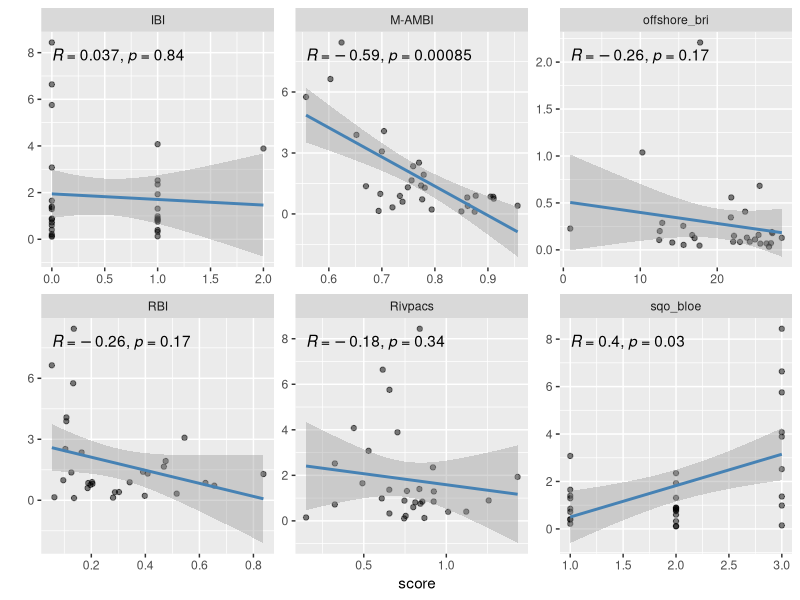
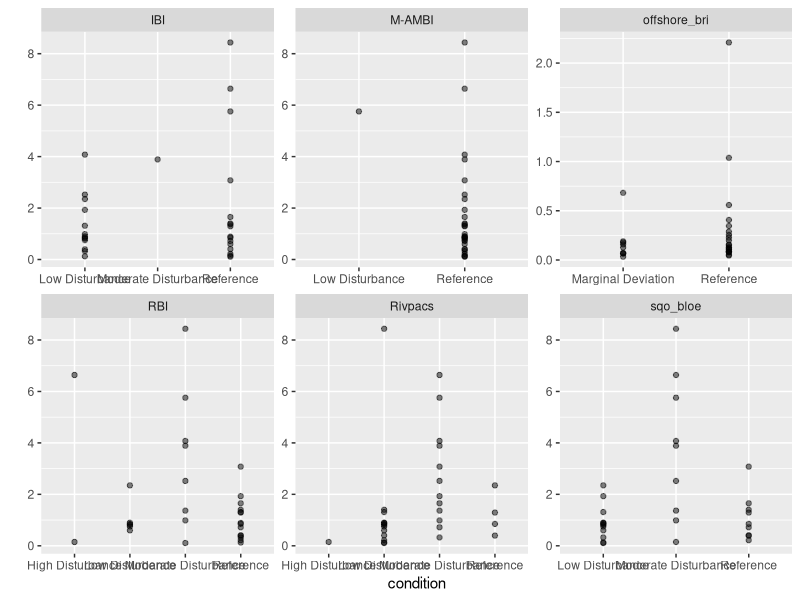
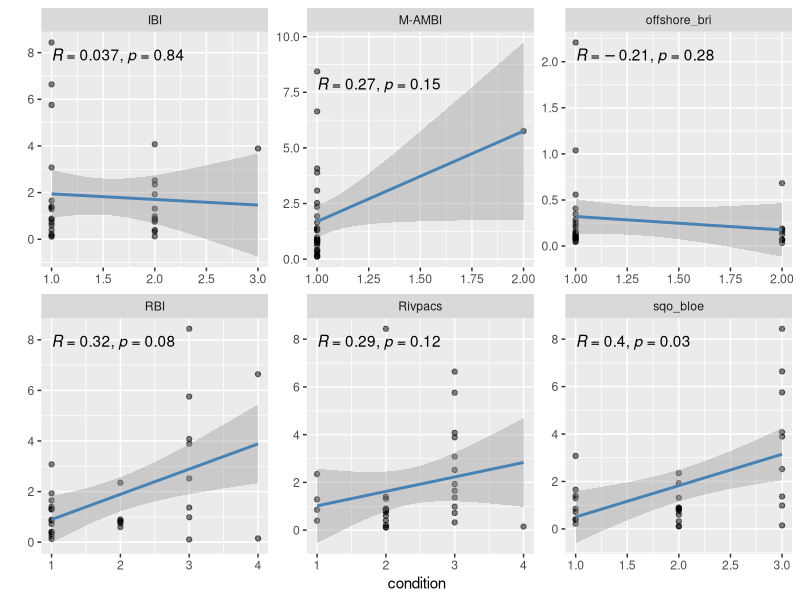
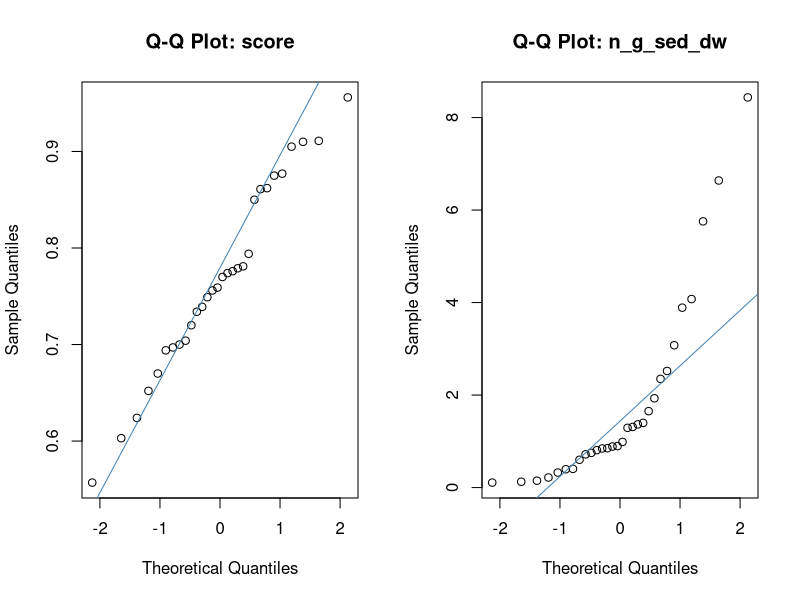
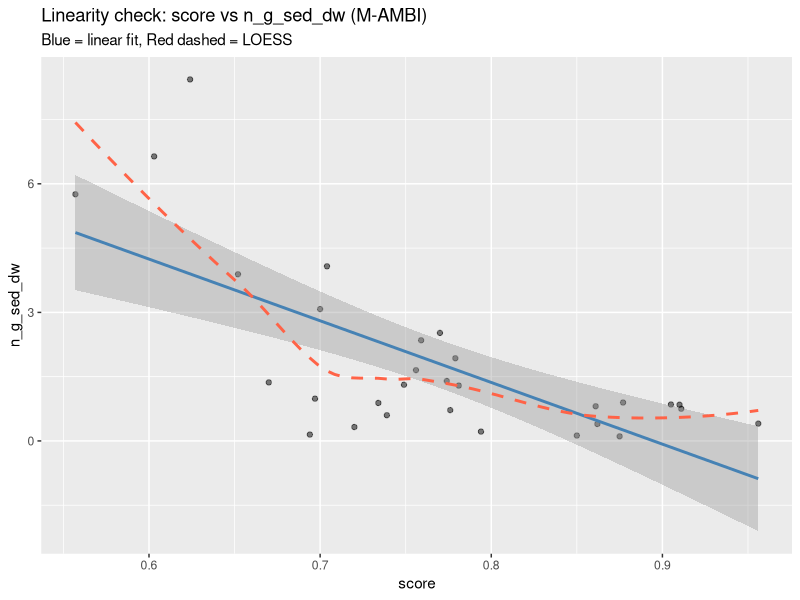
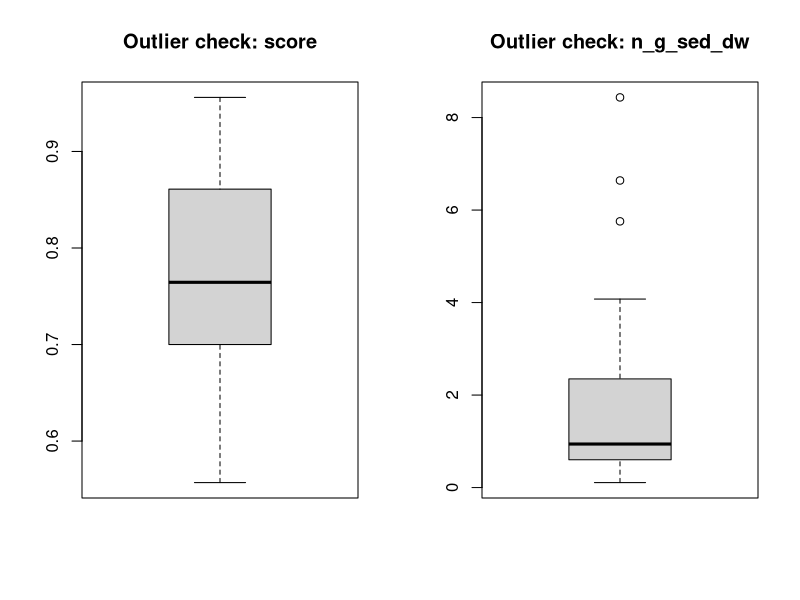
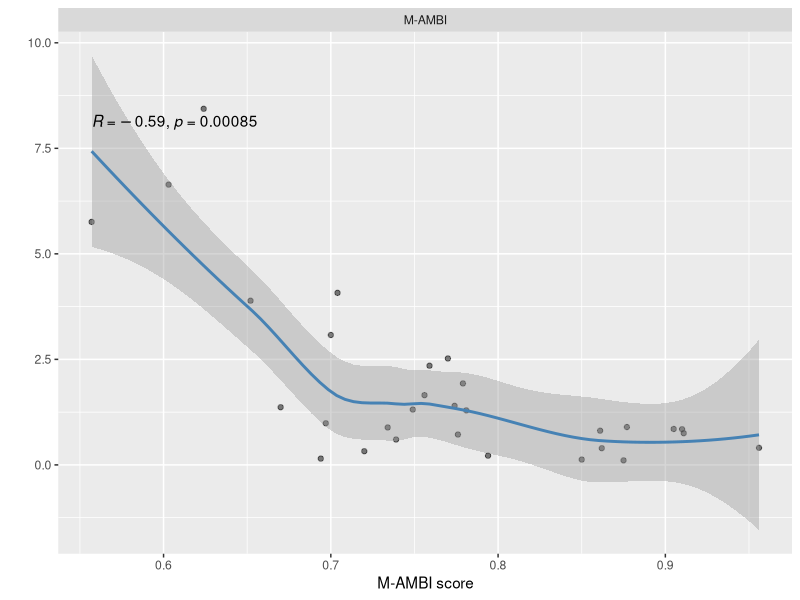

Reproduce these figures in R, in order.
## ---- chunk 1

library(tidyverse)
library(ggpubr)

## ---- chunk 2

mp_sed_con <- read.csv(file = "Data/sed_mp_con.csv")

condition_scores <- read.csv(file = "Data/b23_conditionscores.csv")

## ---- chunk 3

mpdata_scores <- left_join(mp_sed_con, condition_scores) |> 
  group_by(stationid, stratumtype, index, score, condition, cond_class, n_g_sed_dw) |> 
  summarise(.groups = "drop") |> 
  drop_na(score, n_g_sed_dw) 

scores <- mpdata_scores |> 
  ggplot(aes(x = score, y = n_g_sed_dw))+
  geom_point(alpha = 0.5)+
  geom_smooth(method = "lm", se = TRUE, color = "steelblue") +
  facet_wrap(~index)+
  stat_cor(method = "spearman", label.x.npc = "left", label.y.npc = "top") +
  facet_wrap(~index, scales = "free") +
  labs(x = "score", y = "")

scores

cond <- mpdata_scores |> 
  ggplot(aes(x = condition, y = n_g_sed_dw))+
  geom_point(alpha = 0.5)+
  geom_smooth(method = "lm", se = TRUE, color = "steelblue") +
  facet_wrap(~index)+
  stat_cor(method = "spearman", label.x.npc = "left", label.y.npc = "top") +
  facet_wrap(~index, scales = "free") +
  labs(x = "condition", y = "")

cond

cond_class <- mpdata_scores |> 
  ggplot(aes(x = cond_class, y = n_g_sed_dw))+
  geom_point(alpha = 0.5)+
  geom_smooth(method = "lm", se = TRUE, color = "steelblue") +
  facet_wrap(~index)+
  stat_cor(method = "spearman", label.x.npc = "left", label.y.npc = "top") +
  facet_wrap(~index, scales = "free") +
  labs(x = "condition", y = "")

cond_class

## ---- chunk 4

ambi <- mpdata_scores |> 
  filter(index == "M-AMBI")

# 1. Normality: Shapiro-Wilk test (p > 0.05 suggests normality)
shapiro.test(ambi$score)
shapiro.test(ambi$n_g_sed_dw) 

# 2. Normality: Q-Q plots
par(mfrow = c(1, 2))
qqnorm(ambi$score, main = "Q-Q Plot: score")
qqline(ambi$score, col = "steelblue")
qqnorm(ambi$n_g_sed_dw, main = "Q-Q Plot: n_g_sed_dw")
qqline(ambi$n_g_sed_dw, col = "steelblue")
par(mfrow = c(1, 1))

# 3. Linearity: scatter plot with LOESS and linear smoother
ggplot(ambi, aes(x = score, y = n_g_sed_dw)) +
  geom_point(alpha = 0.5) +
  geom_smooth(method = "lm", color = "steelblue", se = TRUE) +
  geom_smooth(method = "loess", color = "tomato", se = FALSE, linetype = "dashed") +
  labs(title = "Linearity check: score vs n_g_sed_dw (M-AMBI)",
       subtitle = "Blue = linear fit, Red dashed = LOESS")

# 4. Outliers: boxplots
par(mfrow = c(1, 2))
boxplot(ambi$score, main = "Outlier check: score")
boxplot(ambi$n_g_sed_dw, main = "Outlier check: n_g_sed_dw")
par(mfrow = c(1, 1))

# 5. Spearman's correlation test (all of the Pearson's assumptions violated)
cor.test(ambi$score, ambi$n_g_sed_dw, method = "spearman")

corr <- ambi |> 
  ggplot(aes(x = score, y = n_g_sed_dw))+
  geom_point(alpha = 0.5)+
  geom_smooth(method = "loess", se = TRUE, color = "steelblue") +
  stat_cor(method = "spearman", label.x.npc = "left", label.y.npc = "top") +
  facet_wrap(~index, scales = "free") +
  labs(x = "M-AMBI score", y = "")

corr
